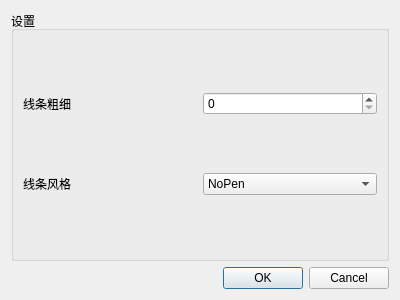
<?xml version="1.0" encoding="UTF-8"?>
<ui version="4.0">
 <class>PenStyleDialog</class>
 <widget class="QDialog" name="PenStyleDialog">
  <property name="geometry">
   <rect>
    <x>0</x>
    <y>0</y>
    <width>400</width>
    <height>300</height>
   </rect>
  </property>
  <property name="minimumSize">
   <size>
    <width>400</width>
    <height>300</height>
   </size>
  </property>
  <property name="maximumSize">
   <size>
    <width>400</width>
    <height>300</height>
   </size>
  </property>
  <property name="windowTitle">
   <string>Dialog</string>
  </property>
  <layout class="QGridLayout" name="gridLayout">
   <item row="1" column="1">
    <widget class="QDialogButtonBox" name="buttonBox">
     <property name="orientation">
      <enum>Qt::Horizontal</enum>
     </property>
     <property name="standardButtons">
      <set>QDialogButtonBox::Cancel|QDialogButtonBox::Ok</set>
     </property>
    </widget>
   </item>
   <item row="0" column="1">
    <widget class="QGroupBox" name="groupBox_2">
     <property name="title">
      <string>设置</string>
     </property>
     <layout class="QGridLayout" name="gridLayout_2">
      <item row="0" column="0">
       <widget class="QLabel" name="label">
        <property name="text">
         <string>线条粗细</string>
        </property>
       </widget>
      </item>
      <item row="0" column="1">
       <widget class="QSpinBox" name="spinBox"/>
      </item>
      <item row="1" column="0">
       <widget class="QLabel" name="label_2">
        <property name="text">
         <string>线条风格</string>
        </property>
       </widget>
      </item>
      <item row="1" column="1">
       <widget class="QComboBox" name="comboBox">
        <item>
         <property name="text">
          <string>NoPen</string>
         </property>
        </item>
        <item>
         <property name="text">
          <string>SolidLine</string>
         </property>
        </item>
        <item>
         <property name="text">
          <string>DashLine </string>
         </property>
        </item>
        <item>
         <property name="text">
          <string>DotLine </string>
         </property>
        </item>
        <item>
         <property name="text">
          <string>DashDotLine </string>
         </property>
        </item>
        <item>
         <property name="text">
          <string>DashDotDotLine </string>
         </property>
        </item>
       </widget>
      </item>
     </layout>
    </widget>
   </item>
  </layout>
 </widget>
 <resources/>
 <connections>
  <connection>
   <sender>buttonBox</sender>
   <signal>accepted()</signal>
   <receiver>PenStyleDialog</receiver>
   <slot>accept()</slot>
   <hints>
    <hint type="sourcelabel">
     <x>248</x>
     <y>254</y>
    </hint>
    <hint type="destinationlabel">
     <x>157</x>
     <y>274</y>
    </hint>
   </hints>
  </connection>
  <connection>
   <sender>buttonBox</sender>
   <signal>rejected()</signal>
   <receiver>PenStyleDialog</receiver>
   <slot>reject()</slot>
   <hints>
    <hint type="sourcelabel">
     <x>316</x>
     <y>260</y>
    </hint>
    <hint type="destinationlabel">
     <x>286</x>
     <y>274</y>
    </hint>
   </hints>
  </connection>
 </connections>
</ui>
